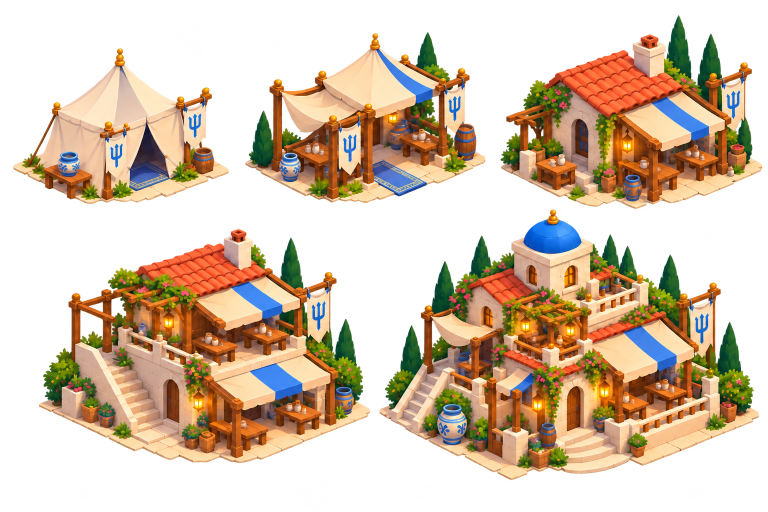
#> input picture assets/sources/batiments/auberge-detouree.png, 1536 x 1024 px (shown at 1/2 size)
$ python preparer-batiments.py
#> lines starting #> are read from the running program, lines starting #| are printed output that depends on the picture
from PIL import Image
from pathlib import Path
import json
root=Path(__file__).resolve().parents[1]
regions={
'auberge':[(0,0,480,414),(480,0,985,414),(985,0,1536,416),(0,450,750,936),(750,415,1536,962)],
'comptoir':[(0,0,475,414),(475,0,955,414),(955,0,1536,430),(0,460,720,922),(720,430,1536,953)],
'forge':[(0,0,470,430),(470,0,990,433),(990,0,1536,440),(0,445,755,932),(755,440,1536,935)]}
names={'auberge':'auberge-detouree.png','comptoir':'comptoir-detoure.png','forge':'forge-detouree.png'}
manifest={}
for name,rects in regions.items():
 im=Image.open(root/'assets/sources/batiments'/names[name]).convert('RGBA')
#> im is the input picture: PIL image 1536x1024 RGBA; mean R, G, B, A 140.3, 111.2, 72.3, 122.8
 levels=[]
 for n,rect in enumerate(rects,1):
  crop=im.crop(rect); box=crop.getchannel('A').point(lambda a:255 if a>24 else 0).getbbox()
  crop=crop.crop(box)
  crop.thumbnail((640,640),Image.Resampling.LANCZOS)
  # Padding prevents interpolation from neighbouring atlas regions.
  out=Image.new('RGBA',(crop.width+8,crop.height+8));out.paste(crop,(4,4))
  path=f'batiments/{name}-{n}.webp';out.save(root/'demo/assets/scene'/path,lossless=True)
  levels.append({'image':path,'w':out.width,'h':out.height})
#> this loop made 5 passes
#> box on passes 1 to 5: (27, 97, 457, 408), (10, 64, 491, 406), (16, 30, 540, 416), (78, 8, 740, 476), (9, 0, 768, 546)
#> pass 1, `crop = im.crop(rect)`:
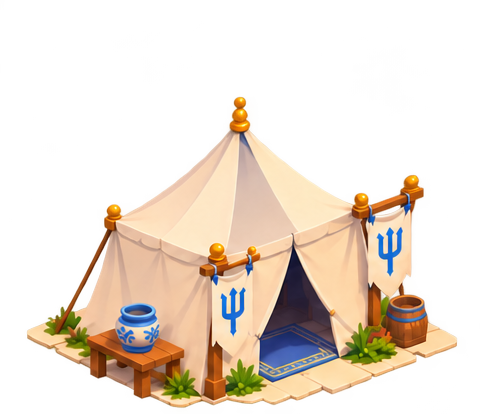
#> crop: PIL image 480x414 RGBA; mean R, G, B, A 140.7, 112.5, 81.6, 91.6; transparent parts drawn white
#> pass 1, `crop=crop.crop(box)`:
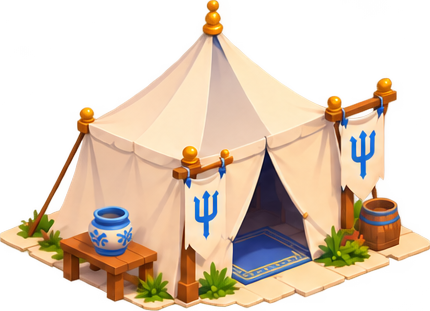
#> crop: PIL image 430x311 RGBA; mean R, G, B, A 174.1, 141.1, 106.2, 136.1; transparent parts drawn white
#> pass 1, `path = f'batiments/{name}-{n}.webp'`:
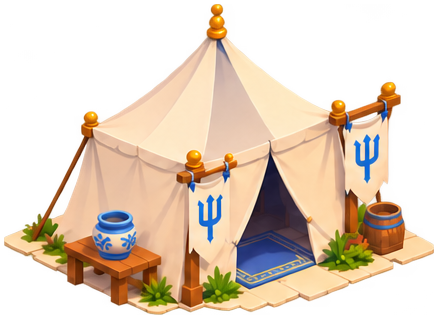
#> saved as auberge-1.webp: PIL image 438x319 RGBA; mean R, G, B, A 166.6, 135.1, 101.6, 130.2; transparent parts drawn white
#> after the loop:
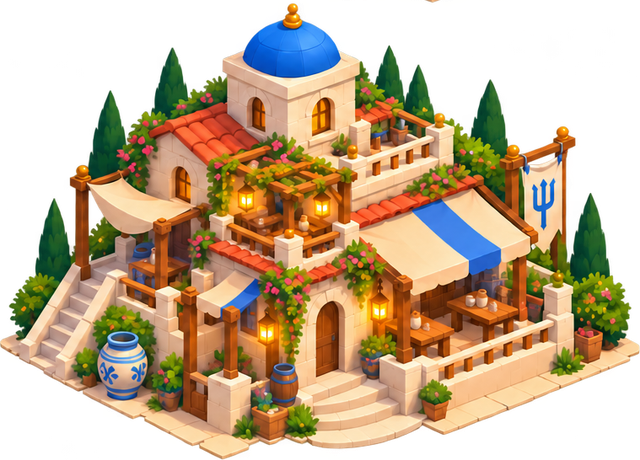
#> crop: PIL image 640x460 RGBA; mean R, G, B, A 108, 86.9, 57.2, 158.1; transparent parts drawn white
#> after the loop:
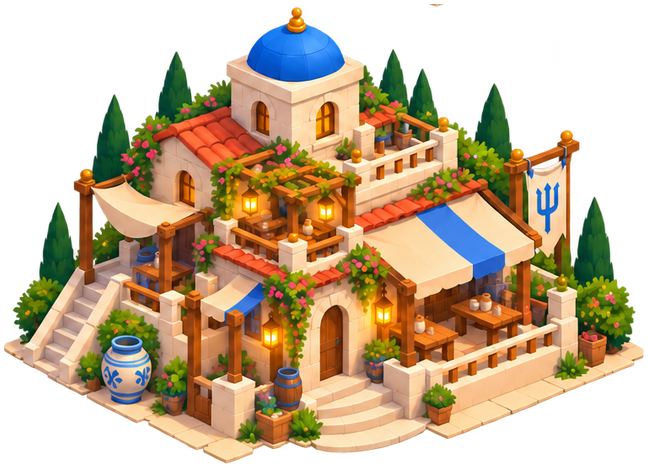
#> out: PIL image 648x468 RGBA; mean R, G, B, A 104.8, 84.4, 55.5, 153.5; transparent parts drawn white
#> after the loop, levels = 5 items
 manifest[name]=levels
#> pass 2 of the loop `for name,rects in regions.items():`:
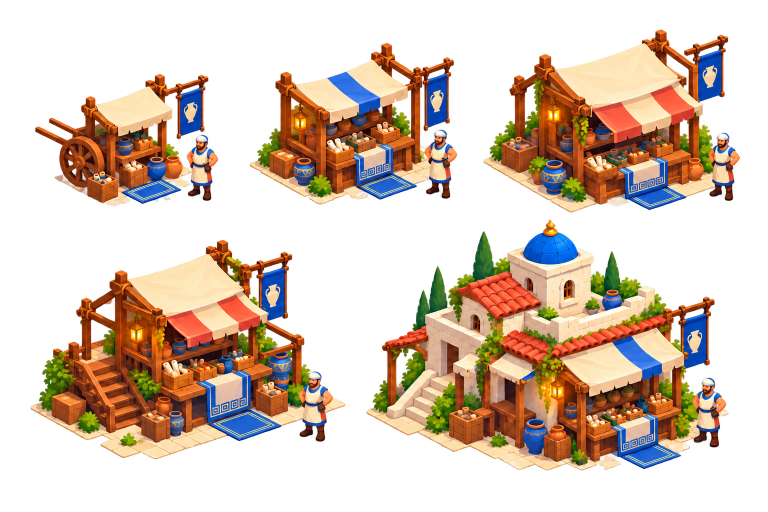
#> input picture assets/sources/batiments/comptoir-detoure.png, 1536 x 1024 px (shown at 1/2 size)
#> im is the input picture: PIL image 1536x1024 RGBA; mean R, G, B, A 125.6, 92.9, 65.8, 105.4
#> the loop `for n,rect in enumerate(rects,1):` made 5 passes
#> box on passes 1 to 5: (70, 148, 437, 413), (24, 85, 440, 409), (12, 59, 525, 426), (61, 19, 691, 459), (12, 9, 738, 512)
#> pass 1, `path = f'batiments/{name}-{n}.webp'`:
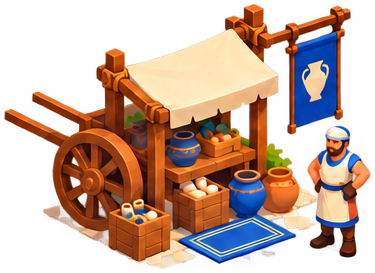
#> saved as comptoir-1.webp: PIL image 375x273 RGBA; mean R, G, B, A 135.8, 89.6, 65.2, 134.5; transparent parts drawn white
#> after the loop `for n,rect in enumerate(rects,1):`:
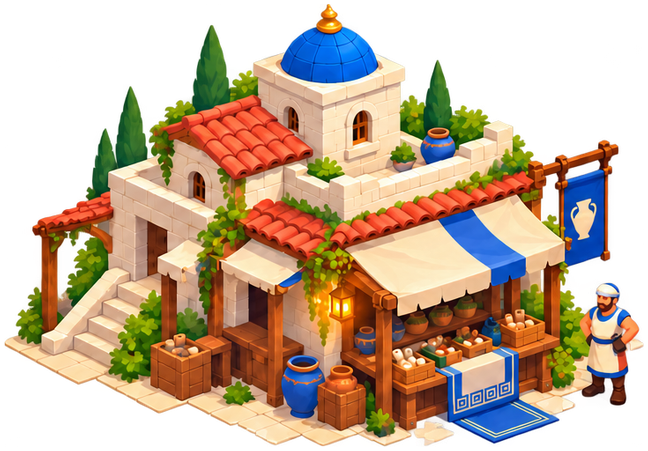
#> out: PIL image 648x451 RGBA; mean R, G, B, A 106.7, 84.5, 61, 155.2; transparent parts drawn white
#> pass 3 of the loop `for name,rects in regions.items():`:
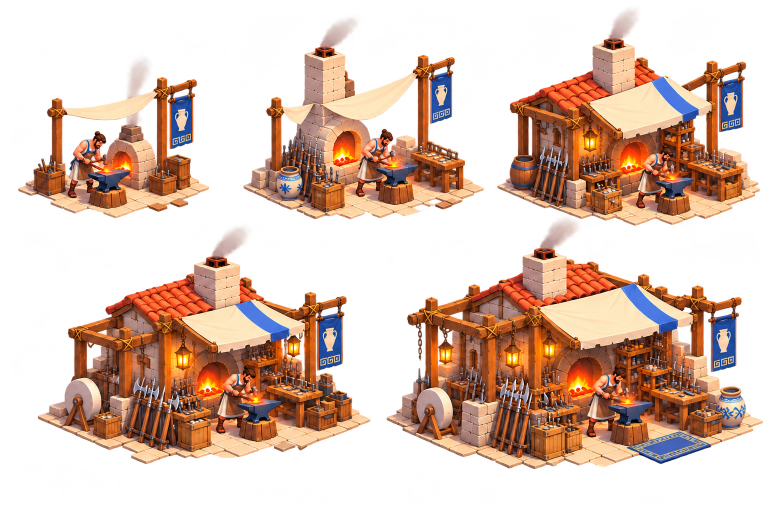
#> input picture assets/sources/batiments/forge-detouree.png, 1536 x 1024 px (shown at 1/2 size)
#> im is the input picture: PIL image 1536x1024 RGBA; mean R, G, B, A 144.6, 97.7, 71.8, 109.2
#> the loop `for n,rect in enumerate(rects,1):` made 5 passes
#> box on passes 1 to 5: (36, 117, 418, 430), (17, 35, 498, 433), (5, 17, 530, 440), (75, 8, 741, 484), (18, 0, 771, 495)
#> pass 1, `path = f'batiments/{name}-{n}.webp'`:
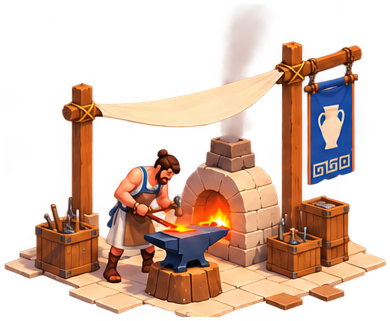
#> saved as forge-1.webp: PIL image 390x321 RGBA; mean R, G, B, A 151, 103.4, 75.9, 113.7; transparent parts drawn white
#> after the loop `for n,rect in enumerate(rects,1):`:
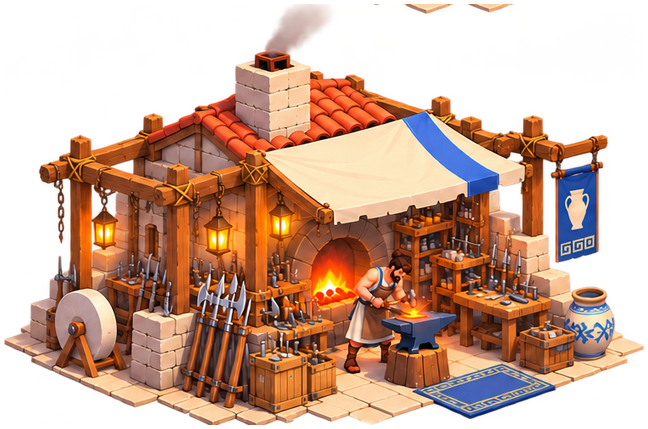
#> out: PIL image 648x429 RGBA; mean R, G, B, A 117.4, 72.3, 51.2, 148.2; transparent parts drawn white
(root/'demo/assets/scene/batiments/modeles.json').write_text(json.dumps(manifest,ensure_ascii=False,indent=2)+'\n',encoding='utf-8')
print(json.dumps(manifest,indent=2))
#> (printed output is left out)
